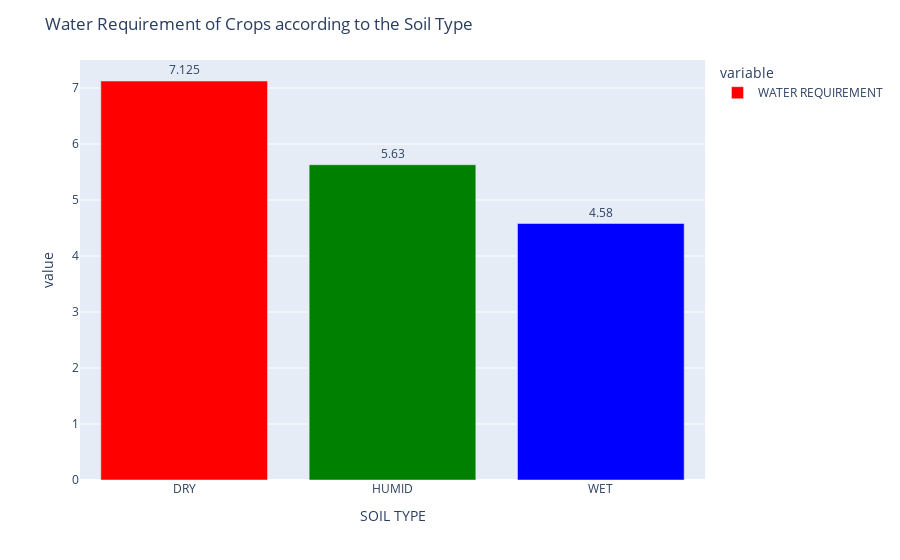

This figure's notebook cell:
### Code cell
fig1.update_traces(marker_color=['red', 'green', 'blue'])
fig1.update_traces(texttemplate='%{y}', textposition='outside')

### Figure 1 — Plotly figure (JSON) as saved in the notebook; plotly's stock layout.template omitted (floating-point values rounded to 4 significant figures)
{"data": [{"alignmentgroup": "True", "hovertemplate": "variable=WATER REQUIREMENT<br>SOIL TYPE=%{x}<br>value=%{y}<extra></extra>", "legendgroup": "WATER REQUIREMENT", "marker": {"color": ["red", "green", "blue"], "pattern": {"shape": ""}}, "name": "WATER REQUIREMENT", "offsetgroup": "WATER REQUIREMENT", "orientation": "v", "showlegend": true, "textposition": "outside", "texttemplate": "%{y}", "type": "bar", "x": ["DRY", "HUMID", "WET"], "xaxis": "x", "y": [7.125, 5.63, 4.58], "yaxis": "y"}], "layout": {"barmode": "relative", "legend": {"title": {"text": "variable"}, "tracegroupgap": 0}, "margin": {"t": 60}, "title": {"text": "Water Requirement of Crops according to the Soil Type"}, "xaxis": {"anchor": "y", "domain": [0, 1], "title": {"text": "SOIL TYPE"}}, "yaxis": {"anchor": "x", "domain": [0, 1], "title": {"text": "value"}}}}
